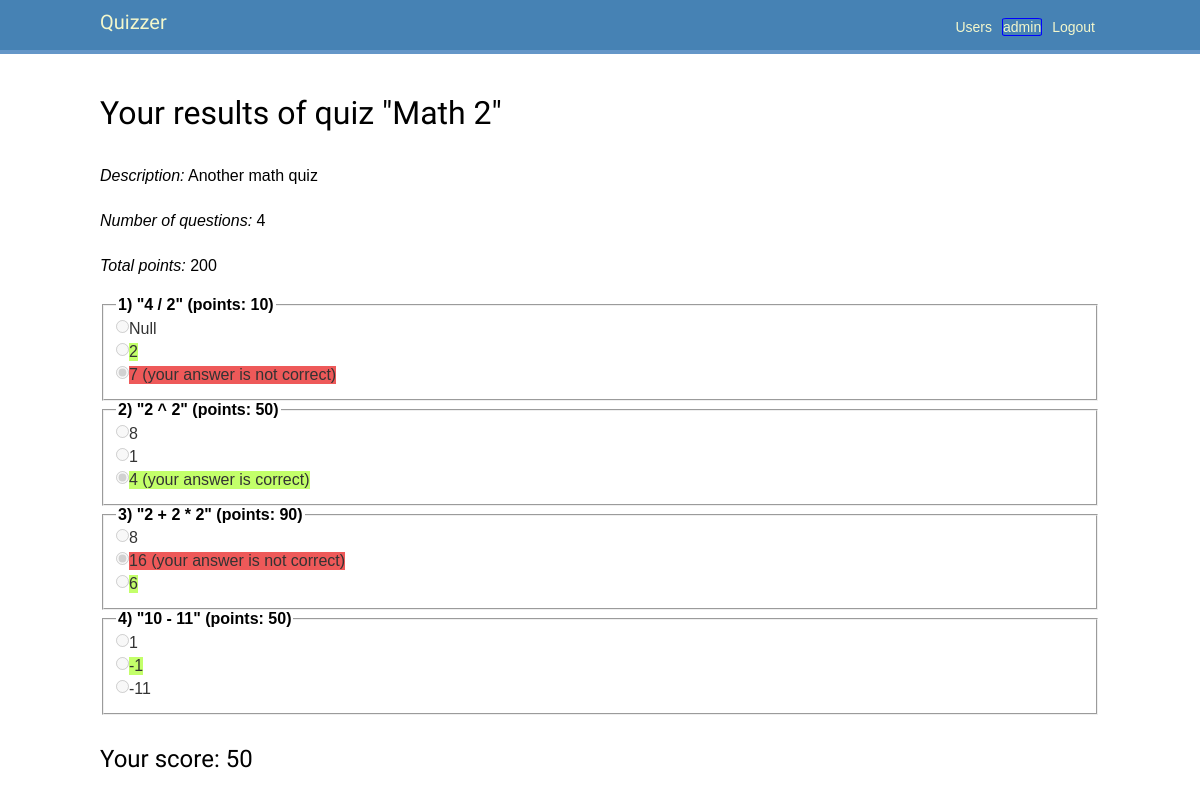
The app's page /quiz/2/ (signed in) with its own data.
### users/models.py (models this page shows, shortened)
class User(AbstractUser):
    balance = models.IntegerField(default=0)
    color = models.ForeignKey(to=Color, on_delete=models.CASCADE,
        related_name='users', null=True, blank=True)  # default= ?
    colors = models.ManyToManyField(Color)  # Need to add default (fabrik?)
    answers = models.ManyToManyField(Answer)
    def is_quiz_passed(self, quiz_id: int) -> bool:
        return self.answers.filter(question__quiz__id=quiz_id).count() > 0
    def score_for_quiz(self, quiz_id: int) -> int:
        return self.answers.filter(
            question__quiz__id=quiz_id,
            correctanswer__answer_id=models.F('id')  # the answer is correct
        ).aggregate(
            models.Sum('question__points')
        )['question__points__sum'] or 0  # get('question__points__sum', 0)
    def quiz_answers(self, quiz_id: int) -> list[Answer]:
        return [answer for answer in self.answers.filter(question__quiz__id=quiz_id)]

### quizzes/models.py (models this page shows, shortened)
class Quiz(models.Model):
    title = models.CharField(max_length=128)
    description = models.CharField(max_length=512)
    @property
    def points(self) -> int:
        return self.questions.aggregate(
            models.Sum('points')
        )['points__sum'] or 0
    @property
    def number_of_questions(self) -> int:
        return self.questions.count()

class Question(models.Model):
    text = models.CharField(max_length=512)
    quiz = models.ForeignKey(to=Quiz, on_delete=models.CASCADE,
                             related_name='questions')
    points = models.IntegerField(default=0)  # Amount of points for correct answer

class Answer(models.Model):
    text = models.CharField(max_length=512)
    question = models.ForeignKey(to=Question, on_delete=models.CASCADE,
                                 related_name='answers')
    @property
    def is_correct(self) -> bool:
        return self.id == self.question.correct_answer.answer.id

### quizzes/views.py (the view, shortened to what this page needs)
# urls.py: path('quiz/<int:pk>/', QuizView.as_view(), name='quiz'),
class QuizView(LoginRequiredMixin, DetailView):
    login_url = 'users:login'
    model = Quiz
    template_name = 'quizzes/quiz.html'
    def get_context_data(self, **kwargs: Any) -> dict[str, Any]:
        context = super().get_context_data(**kwargs)
        user = self.request.user
        is_passed = user.is_quiz_passed(self.object.id)
        context['is_passed'] = is_passed
        if is_passed:
            context['answers'] = user.quiz_answers(self.object.id)
            context['score'] = user.score_for_quiz(self.object.id)
        return context
    def get(self, request: HttpRequest, *args: Any, **kwargs: Any) -> HttpResponse:
        print('QuizView.get()')
        return super().get(request, *args, **kwargs)

### quizzes/templates/quizzes/quiz.html (shortened to what this page needs)
{% extends 'base.html' %}
{% block content %}
    <h1>
        {% if is_passed %}
            Your results of quiz "{{ object.title }}"
        {% else %}
            Quiz "{{ object.title }}"
        {% endif %}
    </h1>
    <p><i>Description:</i> {{ object.description }}</p>
    <p><i>Number of questions:</i> {{ object.number_of_questions }}</p>
    <p><i>Total points:</i> {{ object.points }}</p>
        {% for question in object.questions.all %}
            <fieldset {% if is_passed %}disabled{% endif %}>
                <legend><strong>
                    {{ forloop.counter }}) "{{ question.text }}" (points: {{ question.points }})
                </strong></legend>
                {% for answer in question.answers.all %}
                    <input
                        {% if is_passed and answer in answers %}
                            checked="checked"
                        {% endif %}
                        type="radio"
                        id="question{{ answer.id }}"
                        name="{{ question.id }}"
                        value="{{ answer.id }}">
                    <label
                        {% if is_passed and answer in answers and not answer.is_correct %}
                            style="background-color: rgb(238, 89, 89);"
                        {% endif %}
                        {% if is_passed and answer.is_correct %}
                            style="background-color: rgb(195, 255, 106);"
                        {% endif %}
                        for="question{{ answer.id }}"
                    >
                        {{ answer.text }}
                        {% if is_passed and answer in answers %}
                            (your answer is
                            {% if not answer.is_correct %}not{% endif %}
                            correct)
                        {% endif %}
                    </label>
                {% empty %}
                    There are no choises..
                {% endfor %}
            </fieldset>
        {% empty %}
            There are no questions yet..
        {% endfor %}
    {% if not is_passed %}
        <button type="submit" class="submit-button">Submit</button>
        </form>
    {% else %}
        <div><h2>
            Your score: {{ score }}
        </h2></div>
    {% endif %}
{% endblock %}

### users/templates/base.html (shortened to what this page needs)
{% load static %}
<!DOCTYPE html>
<html>
<head>
    <link href="{% static 'css/base.css' %}" rel="stylesheet">
</head>
<body>
    <div id="header">
        <span class="logo"><a href="{% url 'quizzes:quiz_list' %}">Quizzer</a></span>
        {% if request.user.is_authenticated %}
            <span class="user"><a href="{% url 'users:logout' %}"> Logout </a></span>
            <span class="user"><a
                href="{% url 'users:profile' request.user.id %}"
                style="
                    border-style: solid;
                    border-width: 1px;
                    border-radius: 10%;
                    border-color:{{ request.user.color.value }};"
            >
                {{ request.user.username }}
            </a></span>
        {% else %}
            <span class="user"><a href="{% url 'users:login' %}"> Login </a></span>
            <span class="user"><a href="{% url 'users:register' %}"> Register </a></span>
        {% endif %}
        <span class="user"><a href="{% url 'users:user_list' %}"> Users </a></span>
    </div>
    <div id="content">
        {% block content %}
        {% endblock %}
    </div>
</body>
</html>

### users/static/css/base.css (style rules this page uses)
body { margin:0; padding:0; font-family:helvetica, sans-serif; }
p { line-height: 1.8; }
a { color: steelblue; text-decoration:none; }
h1, h2, h3, h4, h5 , h6 { font-family: 'Muli', sans-serif; font-weight:normal; }
h1 { padding:0 0 10px 0; margin:10px 0 20px 0; }
h2 { margin:30px 0 20px; }
#header { padding:10px 100px; font-size:14px; background: steelblue; color:#fff; border-bottom:4px solid rgb(100, 150, 200); overflow:auto; }
#header .logo { font-family: 'Muli', sans-serif; float:left; color:#f3f7cc; font-size:20px; margin-right:10%; }
#header a { color:#f3f7cc; }
#header .user { float:right; padding-top:4px; margin: 5px; }
#content { padding:30px 100px; }
label { float:left; color:#333; margin-bottom:4px; }
input, textarea { clear:both; float:left; margin:0 0 10px; background:#efefef; border:0; padding:6px 10px; font-size:14px; }

### records on screen
User: user.username "admin"
Quiz: title "Math 2", description "Another math quiz", number_of_questions "4", points "200"
Question: text "4 / 2", points "10"
Answer: text "Null"
Answer: id "☐ Null", id "☐ 2", id "☑ 7 (your answer is not correct)", text "7", id "☐ 8", id "☐ 1", id "☑ 4 (your answer is correct)", id "☑ 16 (your answer is not correct", id "☐ 6", id "☐ -1", id "☐ -11"
Answer: text "2"
Question: text "2 ^ 2", points "50"
Answer: text "8"
Answer: text "1"
Answer: text "4", shows "(your answer is"
Question: text "2 + 2 * 2", points "90"
Answer: text "8"
Answer: text "16", shows "(your answer is", shows "not"
Answer: text "6"
Question: text "10 - 11", points "50"
Answer: text "1"
Answer: text "-1"
Answer: text "-11"

### other values on screen
{{ score }} "50"
